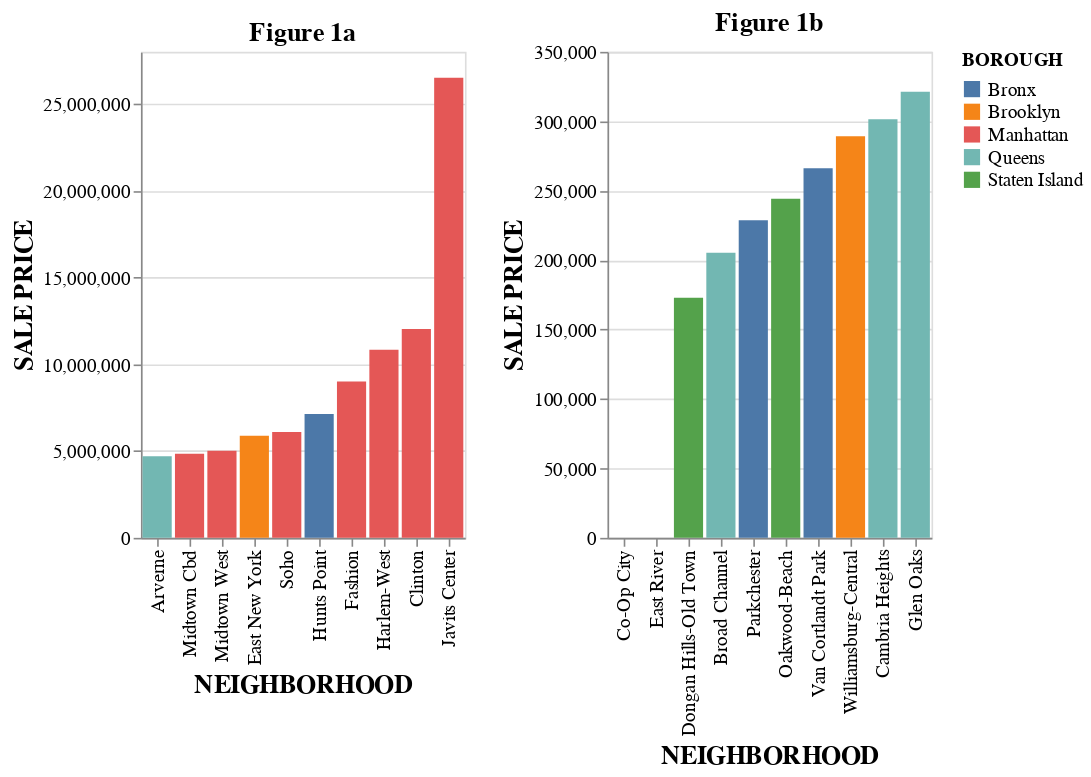

The cell this chart's notebook holds for it:
### Code cell
# Question01
# In the past 12 months, what are the most expensive and least expensive
# neighborhoods in NYC measured by average cost of purchasing a home?

# Get the average sale price for each hood
avg_nyc_hood_sales_df = nyc_one_year_df.groupby(["BOROUGH", "NEIGHBORHOOD"])["SALE PRICE"].mean()

# Top 10 highest avg sale prices
avg_nyc_hood_sales_highest_df = avg_nyc_hood_sales_df.nlargest(10).to_frame().reset_index()

# type(avg_nyc_hood_sales_highest_df)
# Last 10 highest avg sale prices
avg_nyc_hood_sales_lowest_df = avg_nyc_hood_sales_df.nsmallest(10).to_frame().reset_index()

# Plot highest
highest_sale_chart = alt.Chart(avg_nyc_hood_sales_highest_df) \
  .mark_bar() \
  .encode(x=alt.Y("NEIGHBORHOOD:N", sort="y"), y=alt.Y("SALE PRICE:Q"), color="BOROUGH:N") \
  .properties(title='Figure 1a') \

# Plot lowest
lowest_sale_chart = alt.Chart(avg_nyc_hood_sales_lowest_df) \
  .mark_bar() \
  .encode(x=alt.Y("NEIGHBORHOOD:N", sort="y"), y="SALE PRICE:Q", color="BOROUGH:N") \
  .properties(title='Figure 1b') 

# Display
sales_charts = highest_sale_chart | lowest_sale_chart
sales_charts.configure_axis(labelFontSize=12, titleFontSize=16) \
            .configure_title(fontSize=16) \
            .configure_legend(titleFontSize=12, labelFontSize=12)

### Figure 1 — Vega-Lite specification as saved in the notebook (floating-point values rounded to 4 significant figures)
{"config": {"view": {"continuousWidth": 400, "continuousHeight": 300}, "axis": {"labelFontSize": 12, "titleFontSize": 16}, "legend": {"labelFontSize": 12, "titleFontSize": 12}, "title": {"fontSize": 16}}, "hconcat": [{"data": {"name": "data-28361702eed8526e2d9f3e129febed32"}, "mark": "bar", "encoding": {"color": {"field": "BOROUGH", "type": "nominal"}, "x": {"field": "NEIGHBORHOOD", "sort": "y", "type": "nominal"}, "y": {"field": "SALE PRICE", "type": "quantitative"}}, "title": "Figure 1a"}, {"data": {"name": "data-23e99d5620e83ee2020630ac06ea706a"}, "mark": "bar", "encoding": {"color": {"field": "BOROUGH", "type": "nominal"}, "x": {"field": "NEIGHBORHOOD", "sort": "y", "type": "nominal"}, "y": {"field": "SALE PRICE", "type": "quantitative"}}, "title": "Figure 1b"}], "$schema": "https://vega.github.io/schema/vega-lite/v4.17.0.json", "datasets": {"data-28361702eed8526e2d9f3e129febed32": [{"BOROUGH": "Manhattan", "NEIGHBORHOOD": "Javits Center", "SALE PRICE": 26510000.0}, {"BOROUGH": "Manhattan", "NEIGHBORHOOD": "Clinton", "SALE PRICE": 12030000.0}, {"BOROUGH": "Manhattan", "NEIGHBORHOOD": "Harlem-West", "SALE PRICE": 10830000.0}, {"BOROUGH": "Manhattan", "NEIGHBORHOOD": "Fashion", "SALE PRICE": 9008000.0}, {"BOROUGH": "Bronx", "NEIGHBORHOOD": "Hunts Point", "SALE PRICE": 7128000.0}, {"BOROUGH": "Manhattan", "NEIGHBORHOOD": "Soho", "SALE PRICE": 6094000.0}, {"BOROUGH": "Brooklyn", "NEIGHBORHOOD": "East New York", "SALE PRICE": 5880000.0}, {"BOROUGH": "Manhattan", "NEIGHBORHOOD": "Midtown West", "SALE PRICE": 5019000.0}, {"BOROUGH": "Manhattan", "NEIGHBORHOOD": "Midtown Cbd", "SALE PRICE": 4850000.0}, {"BOROUGH": "Queens", "NEIGHBORHOOD": "Arverne", "SALE PRICE": 4701000.0}], "data-23e99d5620e83ee2020630ac06ea706a": [{"BOROUGH": "Bronx", "NEIGHBORHOOD": "Co-Op City", "SALE PRICE": 0.0}, {"BOROUGH": "Bronx", "NEIGHBORHOOD": "East River", "SALE PRICE": 0.0}, {"BOROUGH": "Staten Island", "NEIGHBORHOOD": "Dongan Hills-Old Town", "SALE PRICE": 172800.0}, {"BOROUGH": "Queens", "NEIGHBORHOOD": "Broad Channel", "SALE PRICE": 205300.0}, {"BOROUGH": "Bronx", "NEIGHBORHOOD": "Parkchester", "SALE PRICE": 228800.0}, {"BOROUGH": "Staten Island", "NEIGHBORHOOD": "Oakwood-Beach", "SALE PRICE": 244300.0}, {"BOROUGH": "Bronx", "NEIGHBORHOOD": "Van Cortlandt Park", "SALE PRICE": 266200.0}, {"BOROUGH": "Brooklyn", "NEIGHBORHOOD": "Williamsburg-Central", "SALE PRICE": 289200.0}, {"BOROUGH": "Queens", "NEIGHBORHOOD": "Cambria Heights", "SALE PRICE": 301500.0}, {"BOROUGH": "Queens", "NEIGHBORHOOD": "Glen Oaks", "SALE PRICE": 321300.0}]}}
